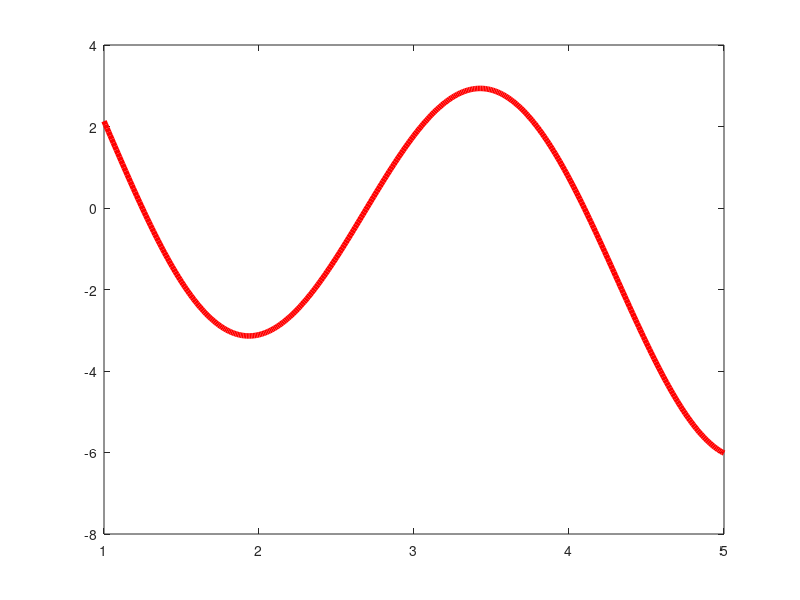

Recreate this plot in MATLAB. (Note: this script raises an error after producing the figure.)
%% SIPE (2014-2015): Assignment 4

clear all
close all
clc

%% Load Dataset

global t y

% Data1
load('Data1');   % output y; timevector t

% Plot data
Timefit = figure; clf;
plot(t,y,'r','linewidth',4); hold on

%% Grid search (1)

% Start Time
tic

% Upper & Lower Bounds [a,b]
lb = [0 0];
ub = [10 10];

% Resolution
ares = lb(1):0.1:ub(1);
bres = lb(2):0.1:ub(2);

% Error & Parameter Calculation
e1 = zeros(length(ares),length(bres));
for qq = 1:length(ares)
    for ss = 1:length(bres)
        par = [ares(qq) bres(ss)];
        e1(qq,ss) = errfun(par);
    end
end

% Error plot (watch out use e transposed)
errsurf = figure; clf;
surfc(ares,bres,e1.'); hold on;
alpha(0.3);
xlabel('a', 'fontsize', 16);
ylabel('b', 'fontsize', 16);
zlabel('e', 'fontsize', 16);

% Find Optimum (parest & error residual)
[err1, index] = min(e1(:));
[i, j] = ind2sub(size(e1), index);
amin = ares(i);
bmin = ares(j);
parest1 = [amin bmin];
%clear tmp

% Estimate & Plot yest
[~,yest1] = errfun(parest1);

figure(Timefit);
plot(t,yest1,'b--','linewidth',2); hold on;
legend('Measurements','Grid Search')

% Stop Time
time1 = toc;

%% Gradient Search (2)

% Start Time
tic

% Gradient Search Options (Use 'doc optimset' for more options)
options = optimset('lsqnonlin');
options = optimset(options, 'Display','iter');
options = optimset(options,'outputfcn',@storepathway);

% Set pathway variables
global pathway
pathway.x = []; pathway.y = []; pathway.z = [];

% Initial Parameter Value (First step)
par0 = [5 5];

% LSQnonlin
[parest2,~,e2,~,~,~,J]=lsqnonlin(@errfun2,par0,lb,ub,options);
err2 = e2*e2';  % sum of squares (=sum(e2.^2))

% Plot Pathway
num_pathways = 10;
cmap = hsv(num_pathways);
h = zeros(1, num_pathways);

figure(errsurf)
h(1) = plot3(pathway.x, pathway.y, pathway.z,...
    '.-', 'color', cmap(1, :), 'linewidth', 4);
plot3(pathway.x(1), pathway.y(1), pathway.z(1),...
    '.', 'color', cmap(1, :), 'markersize', 25);
plot3(pathway.x(end), pathway.y(end), pathway.z(end),...
    '.', 'color', cmap(1, :), 'markersize', 50);

% Estimate & Plot yest
[~,yest2] = errfun2(parest2);

figure(Timefit);
plot(t,yest2,'g--','linewidth',2); hold on;
legend('Measurements','Grid Search','Gradient Search')

% Stop Time
time2 = toc;

% run gradient search with different initial conditions
figure(errsurf);
lgndstr = cell([1, num_pathways]);
lgndstr{1} = sprintf('a = 5, b = 5');
pari = rand([num_pathways - 1, 2]);
mid = (ub - lb)/2;
pari = [pari(:, 1)*mid(1) + mid(1),...
        pari(:, 2)*mid(2) + mid(2)];

for i = 2:num_pathways
    lgndstr{i} = sprintf('a = %g, b = %g', pari(i - 1, :));
    pathway.x = []; pathway.y = []; pathway.z = [];
    pest = lsqnonlin(@errfun2,pari(i - 1, :),lb,ub,options);
    h(i) = plot3(pathway.x, pathway.y, pathway.z,...
        '.-', 'color', cmap(i, :), 'linewidth', 4);
    plot3(pathway.x(1), pathway.y(1), pathway.z(1),...
        '.', 'color', cmap(i, :), 'markersize', 25);
    plot3(pathway.x(end), pathway.y(end), pathway.z(end),...
        '.', 'color', cmap(i, :), 'markersize', 50);
end
%l = legend(h, lgndstr);
%set(l, 'fontsize', 14);
eps_save('optsurf')

%%
[par, e, iter, time, h] = combinedsearch(0:10, 0:10, true);
eps_save('combsearch')

%% Generic Search (3)

% Start Time
tic

% Generic Algorithm Search (Check what they do with 'help gaoptimset')
options = gaoptimset;
options = gaoptimset(options,'populationsize', 50);
options = gaoptimset(options,'elitecount', 15);
options = gaoptimset(options,'crossoverfraction', 0.8);
options = gaoptimset(options,'popinitrange', [0; 8]);
options = gaoptimset(options,'plotfcn', @customplotfcn);
options = gaoptimset(options,'plotinterval', 1);

% Error Contour plot (watch out use e transposed)
figure(99); clf;
contour(ares,bres,e1.'); hold on;
daspect([1 1 1])

% Generic Algorithm
[parest3, err3] = ga(@errfun, 2,[],[],[],[],lb,ub,[],options);

% Estimate & Plot yest
[~,yest3] = errfun(parest3);

figure(Timefit);
plot(t,yest3,'k--','linewidth',2); hold on;
legend('Measurements','Grid Search','Gradient Search','Generic Algorithm')

% Stop Time
time3 = toc;
